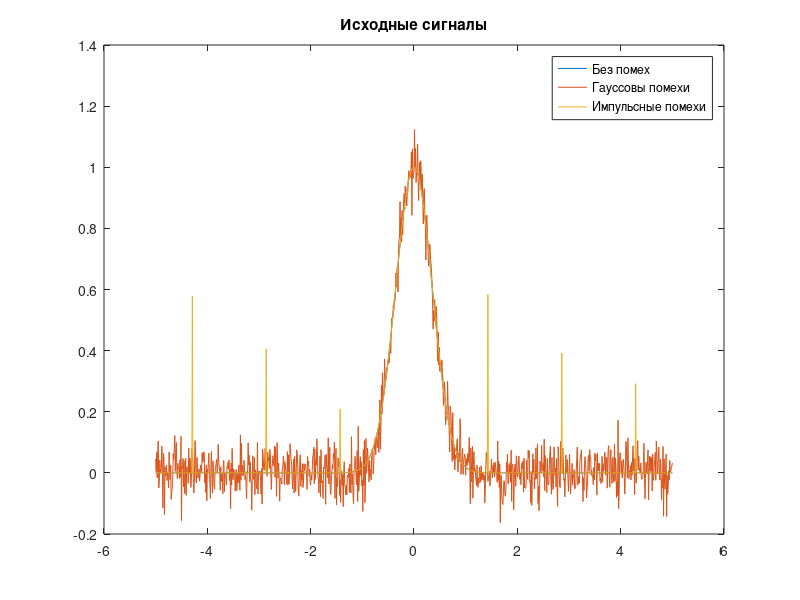
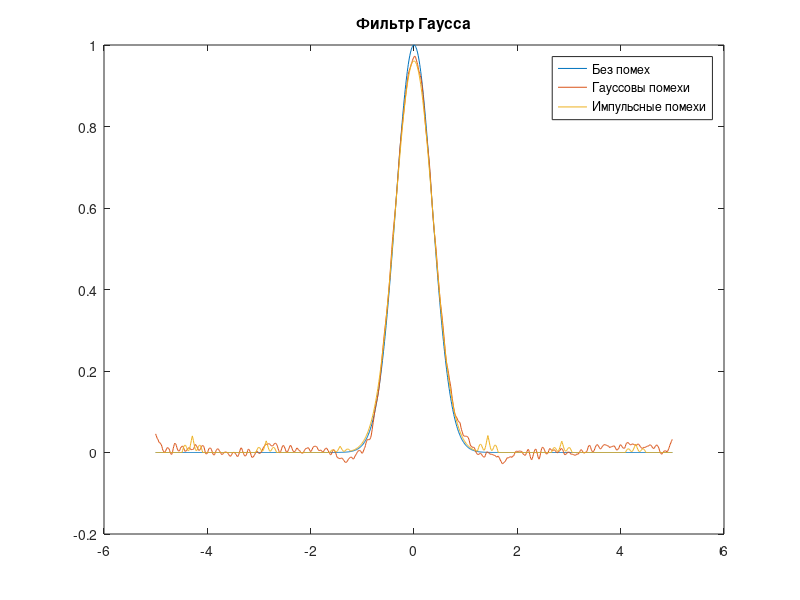
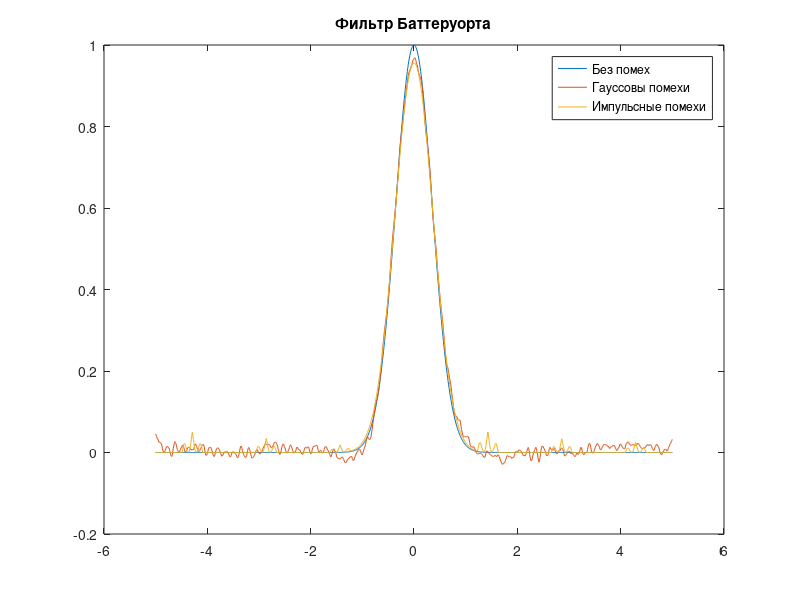

Reproduce these figures in MATLAB, in order.
function lab05
	% Входные параметры
	sigma = 0.5;

	% ОДЗ
	t_max = 5;
	dt = 0.01;
	t = -t_max:dt:t_max;

	% Генерация сигнала Гаусса
	x0 = gaussian(t, sigma);

	% Генерация Гауссовых помех
	NA = 0;
	NS = 0.05;
	n1 = normrnd(NA, NS, [1 length(x0)]);
	x1 = x0 + n1;

	% Генерация импульсных помех
	count = 7;
	M = 0.4;
	n2 = impulse_noise(length(x0), count, M);
	x2 = x0 + n2;

	% Фильтрация
	G = gaussian_filter(4, 20, 'high');
	B = butterworth_filter(6, 20, 'high');

	graph_figure(1, t, x0, x1, x2, 'Исходные сигналы')
	graph_figure(2, t, x0, filtfilt(G, 1, x1), filtfilt(G, 1, x2), 'Фильтр Гаусса')
	graph_figure(3, t, x0, filtfilt(B, 1, x1), filtfilt(B, 1, x2), 'Фильтр Баттеруорта')
end

function graph_figure(i, t, x0, x1, x2, tit)
	figure(i)
	plot(t, x0, t, x1, t, x2);
	title(tit);
	legend('Без помех', 'Гауссовы помехи', 'Импульсные помехи');
	print(strcat('plot05_', num2str(i)), '-dpng');
end

% Gaussian pulse generation
function y = gaussian(x, sigma)
	y = exp(-(x / sigma) .^ 2);
end

% Impulsive noise generation
function y = impulse_noise(size, N, mult)
	step = floor(size / N);
	y = zeros(1, size);
	for i = 1:floor(N / 2)
		y(round(size / 2) + i * step) = mult * (0.5 + rand);
		y(round(size / 2) - i * step) = mult * (0.5 + rand);
	end
end

function y = butterworth_filter(D, size, type)
	x = linspace(-size / 2, size / 2, size);
	if (strcmp(type, 'low'))
		y = 1 ./ (1 + (x ./ D).^4);
	elseif (strcmp(type, 'high'))
		y = 1 ./ (1 + (D ./ x).^4);
	else
		y = x * sum(x);
	end
	y = y / sum(y);
end

function y = gaussian_filter(sigma, size, type)
	x = linspace(-size / 2, size / 2, size);
	if (strcmp(type, 'low'))
		y = exp(-x.^2 / (2 * sigma^2));
	elseif (strcmp(type, 'high'))
		y = 1 - exp(-x.^2 / (2 * sigma^2));
	else
		y = x * sum(x);
	end
	y = y / sum(y);
end
